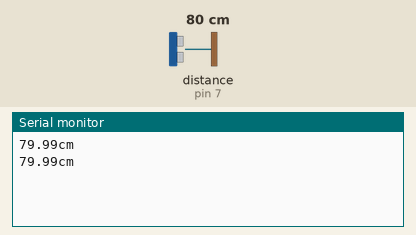
Simulated run of this sketch. Board: Arduino Uno, built with avr-gcc and run on an emulated ATmega328P. Shown: the last lines printed to the serial monitor. The inputs (shaded band) are chosen by the test bench; at power-on: distance to the obstacle (sensor on pin 7) 80 cm. The echo pulse lasts 58.3 µs per cm.

Above: at 1.8 s.
1.9 s: distance to the obstacle (sensor on pin 7) set to 2 cm
At 2.8 s:
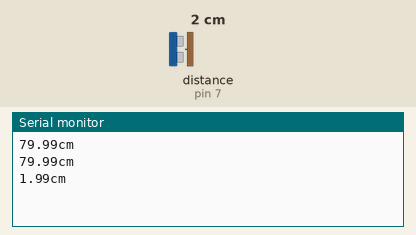
3.4 s: distance to the obstacle (sensor on pin 7) set to 4 cm
At 4.4 s:
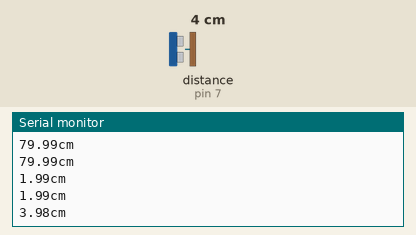
Timing chart, 0 to 6.4 s (numbered marks = the images above; inputs shaded):
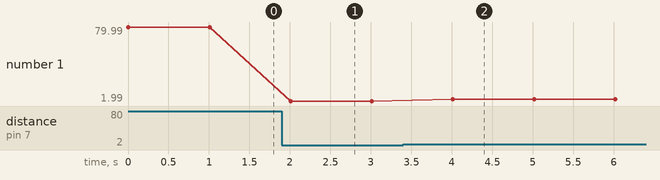

Measured:
- after the input at 1.9 s, the serial monitor: prints a new line after 0.11 s (image 1)
- after the input at 3.4 s, the serial monitor: prints a new line after 0.62 s (image 2)
- plotted number 1: 79.99 → 1.99 after the input at 1.9 s, 1.99 → 3.98 after the input at 3.4 s

The sketch:

NEWPING_ULTRASONIC.ino
```cpp
#include <NewPing.h>

int ECHO = 7;
int TRIG = 11;
int maxdist=150;
int Traveltime;
float distance; // used float to avoid zero in result
NewPing sonar (TRIG,ECHO,maxdist); //create object sonar
void setup() {
  Serial.begin(9600);
  pinMode(TRIG, OUTPUT);
   pinMode(ECHO,INPUT);

}

void loop() {
  Traveltime= sonar.ping();
   distance = (Traveltime/2)*0.0343;
    Serial.print(distance);Serial.println("cm ");
    delay(1000);

}
/*
#include <NewPing.h> // include NewPing library
int trigPin = 7; // trigger pin
int echoPin = 8; // echo pin
int maxdist = 100; // set maximum scan distance (cm)
int echoTime; // echo time
float distance;
NewPing sonar(trigPin, echoPin , maxdist); // associate sonar with
// NewPing library
void setup()
{
Serial.begin(9600); // set baud rate for Serial Monitor
}
void loop()
{
echoTime = sonar.ping(); // echo time (μs)
distance = (echoTime/2.0)*0.0343; // distance between sensor and target
Serial.print("echo time: "); // print text "echo time: "
Serial.print(echoTime); // print echo time
Serial.print(" microsecs\t"); // print text " microsecs" and tab
Serial.print("distance: "); // print text "distance: "
Serial.print(distance,2); // print distance with 2 DP
Serial.println(" cm"); // " cm" followed by a new line
delay(500);
}*/
```
